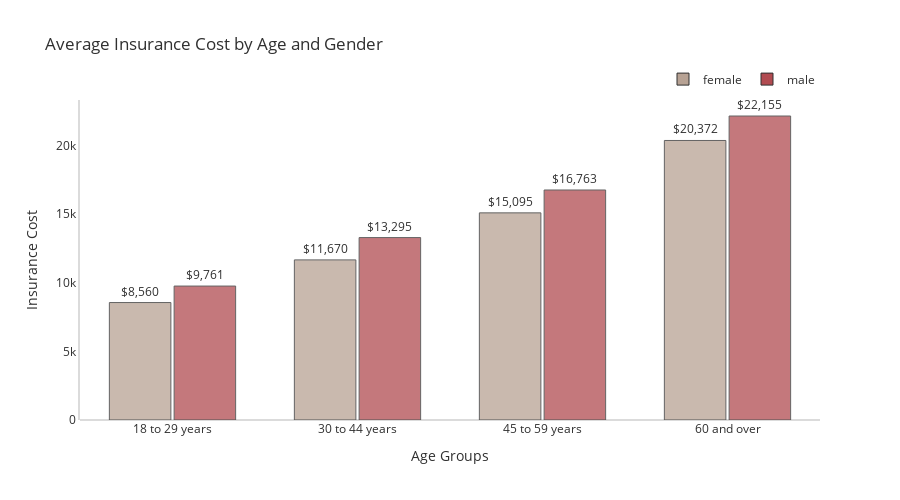

Notebook code for this chart:
### Code cell
plot_df = insurance_df.copy()
plot_df["Age_Group"]=['18 to 29 years' if (i>=18)&(i<30) else '30 to 44 years' if (i>=30)&(i<45) else '45 to 59 years' if (i>=45)&(i<60) else '60 and over' for i in insurance_df['age']]

plot_df = plot_df.groupby(['Age_Group','sex'])['charges'].mean()
plot_df = plot_df.rename('charges').reset_index().sort_values('sex', ascending=True)
fig = px.bar(plot_df, x='Age_Group', y='charges', color='sex', height=500, text='charges', 
             opacity=0.75, barmode='group', color_discrete_sequence=['#B7A294','#B14B51'],
             title="Average Insurance Cost by Age and Gender")
fig.update_traces(texttemplate='$%{text:,.0f}', textposition='outside', 
                  marker_line=dict(width=1, color='#303030'))
fig.update_layout(font_color="#303030",bargroupgap=0.05, bargap=0.3, 
                  legend=dict(orientation="h", yanchor="bottom", y=1.02, xanchor="right", x=1, title=""),
                  xaxis=dict(title='Age Groups',showgrid=False), 
                  yaxis=dict(title='Insurance Cost', showgrid=False,zerolinecolor='#DBDBDB',
                             showline=True, linecolor='#DBDBDB', linewidth=2))
fig.show()

fig.write_html("cost and age groups.html")

### Figure 1 — Plotly figure (JSON) as saved in the notebook; plotly's stock layout.template omitted (floating-point values rounded to 4 significant figures)
{"data": [{"alignmentgroup": "True", "hovertemplate": "sex=female<br>Age_Group=%{x}<br>charges=%{text}<extra></extra>", "legendgroup": "female", "marker": {"color": "#B7A294", "line": {"color": "#303030", "width": 1}, "opacity": 0.75, "pattern": {"shape": ""}}, "name": "female", "offsetgroup": "female", "orientation": "v", "showlegend": true, "text": [8560.0, 11670.0, 15100.0, 20370.0], "textposition": "outside", "texttemplate": "$%{text:,.0f}", "type": "bar", "x": ["18 to 29 years", "30 to 44 years", "45 to 59 years", "60 and over"], "xaxis": "x", "y": [8560.0, 11670.0, 15100.0, 20370.0], "yaxis": "y"}, {"alignmentgroup": "True", "hovertemplate": "sex=male<br>Age_Group=%{x}<br>charges=%{text}<extra></extra>", "legendgroup": "male", "marker": {"color": "#B14B51", "line": {"color": "#303030", "width": 1}, "opacity": 0.75, "pattern": {"shape": ""}}, "name": "male", "offsetgroup": "male", "orientation": "v", "showlegend": true, "text": [9761.0, 13300.0, 16760.0, 22160.0], "textposition": "outside", "texttemplate": "$%{text:,.0f}", "type": "bar", "x": ["18 to 29 years", "30 to 44 years", "45 to 59 years", "60 and over"], "xaxis": "x", "y": [9761.0, 13300.0, 16760.0, 22160.0], "yaxis": "y"}], "layout": {"bargap": 0.3, "bargroupgap": 0.05, "barmode": "group", "font": {"color": "#303030"}, "height": 500, "legend": {"orientation": "h", "title": {"text": ""}, "tracegroupgap": 0, "x": 1, "xanchor": "right", "y": 1.02, "yanchor": "bottom"}, "title": {"text": "Average Insurance Cost by Age and Gender"}, "xaxis": {"anchor": "y", "domain": [0, 1], "showgrid": false, "title": {"text": "Age Groups"}}, "yaxis": {"anchor": "x", "domain": [0, 1], "linecolor": "#DBDBDB", "linewidth": 2, "showgrid": false, "showline": true, "title": {"text": "Insurance Cost"}, "zerolinecolor": "#DBDBDB"}}}
